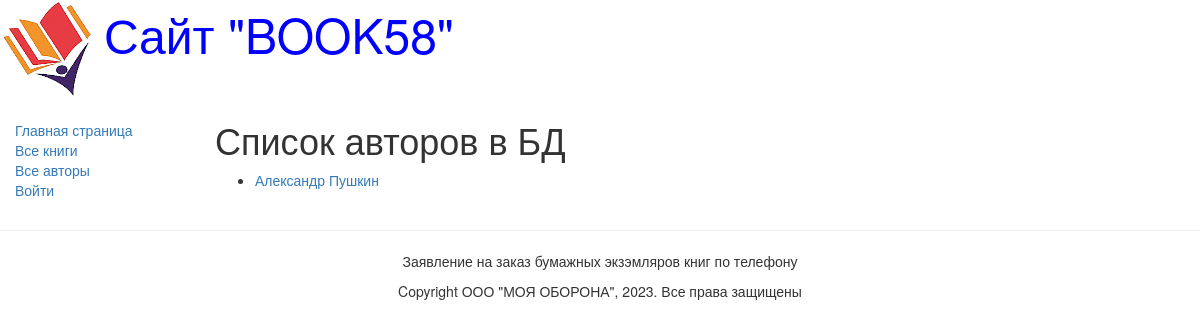
Before: /authors/ with the older database file.
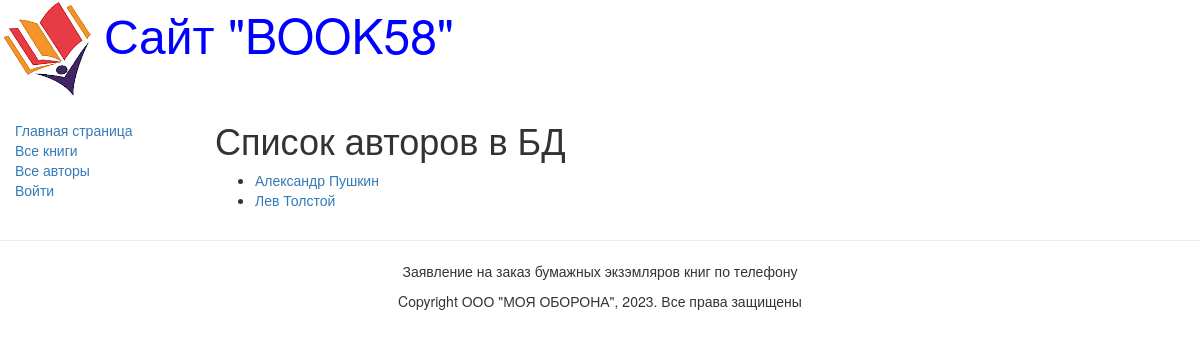
After: the same page with the newer database file.
### catalog/models.py (models this page shows, shortened)
class Author(models.Model):
    first_name = models.CharField(max_length=100, help_text="Введите имя автора", verbose_name="Имя автора")
    last_name = models.CharField(max_length=100, help_text="Введите фамилию автора", verbose_name="Фамилия автора")
    date_of_birth=models.DateField(help_text="Введите дату рождения", verbose_name="Дата рождения", null=True, blank=True)
    date_of_death = models.DateField(help_text="Введите дату смерти", verbose_name="Дата смерти", null=True,blank=True)
    biographi = models.TextField(max_length=10000, help_text="Введите биографию автора", verbose_name="Биография автора", null=True, blank=True)
    def get_absolute_url(self):
        return reverse('author-detail', args=[str(self.id)])

### catalog/views.py (the view)
# urls.py: url(r'^authors/$', views.AuthorListView.as_view(), name='authors'),
class AuthorListView(generic.ListView):
    model = Author
    paginate_by = 3

### templates/catalog/author_list.html
{% extends "base_generic.html" %}
{% block content %}
    <h1>Список авторов в БД</h1>
    {% if author_list %}
    <ul>
      {% for author in author_list.all %}
      <li>
        <a href="{{ author.get_absolute_url }}">
                 {{ author.first_name }}
                 {{author.last_name}} </a>
      </li>
      {% endfor %}
    </ul>
    {% else %}
      <p>В базе данных авторов</p>
    {% endif %}
{% endblock %}

Changed rows visible on the page:
added Author: first_name "Лев", last_name "Толстой"
